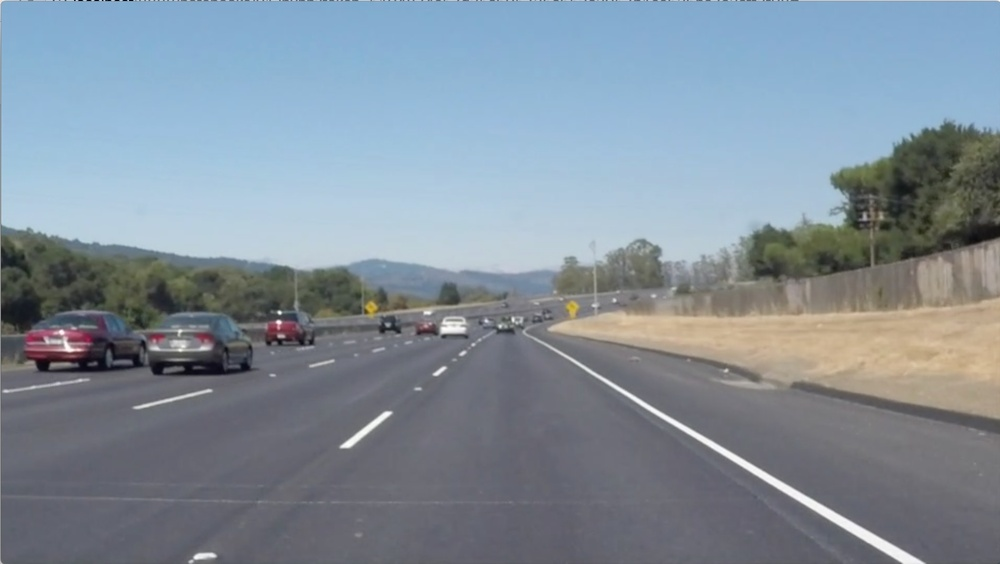
#> input picture trafficLight/test.jpg, 1000 x 564 px, shrunk from 1920 x 1082 before the run
$ python interest.py
#> lines starting #> are read from the running program, lines starting #| are printed output that depends on the picture; after the words box and inside, x2 and y2 are one past the last pixel; in counts of white or black regions, pixels touching at a corner belong together
import matplotlib.pyplot as plt
import matplotlib.image as mpimg
import numpy as np

# Read in the image and print out some stats
# Note: in the previous example we were reading a .jpg
# Here we read a .png and convert to 0,255 bytescale
image = mpimg.imread('test.jpg')
#> image is the input picture: shape (564, 1000, 3); mean R, G, B 130.3, 143.3, 154.9

# Grab the x and y size and make a copy of the image
ysize = image.shape[0]
#> ysize = 564
xsize = image.shape[1]
#> xsize = 1000
color_select = np.copy(image)
line_image = np.copy(image)

# Define color selection criteria
# MODIFY THESE VARIABLES TO MAKE YOUR COLOR SELECTION
red_threshold = 200
green_threshold = 200
blue_threshold = 200

rgb_threshold = [red_threshold, green_threshold, blue_threshold]

# Define the vertices of a triangular mask.
# Keep in mind the origin (x=0, y=0) is in the upper left
# MODIFY THESE VALUES TO ISOLATE THE REGION
# WHERE THE LANE LINES ARE IN THE IMAGE
left_bottom = [0, ysize]
#> left_bottom = [0, 564]
right_bottom = [xsize, ysize]
#> right_bottom = [1000, 564]
apex = [xsize/2, ysize/2]
#> apex = [500, 282]

# Perform a linear fit (y=Ax+B) to each of the three sides of the triangle
# np.polyfit returns the coefficients [A, B] of the fit
fit_left = np.polyfit((left_bottom[0], apex[0]), (left_bottom[1], apex[1]), 1)
#> fit_left = [-0.564, 564]
fit_right = np.polyfit((right_bottom[0], apex[0]), (right_bottom[1], apex[1]), 1)
#> fit_right = [0.564, 1.85e-14]
fit_bottom = np.polyfit((left_bottom[0], right_bottom[0]), (left_bottom[1], right_bottom[1]), 1)
#> fit_bottom = [-1.53e-16, 564]

# Mask pixels below the threshold
color_thresholds = (image[:,:,0] < rgb_threshold[0]) | \
                   (image[:,:,1] < rgb_threshold[1]) | \
                   (image[:,:,2] < rgb_threshold[2])
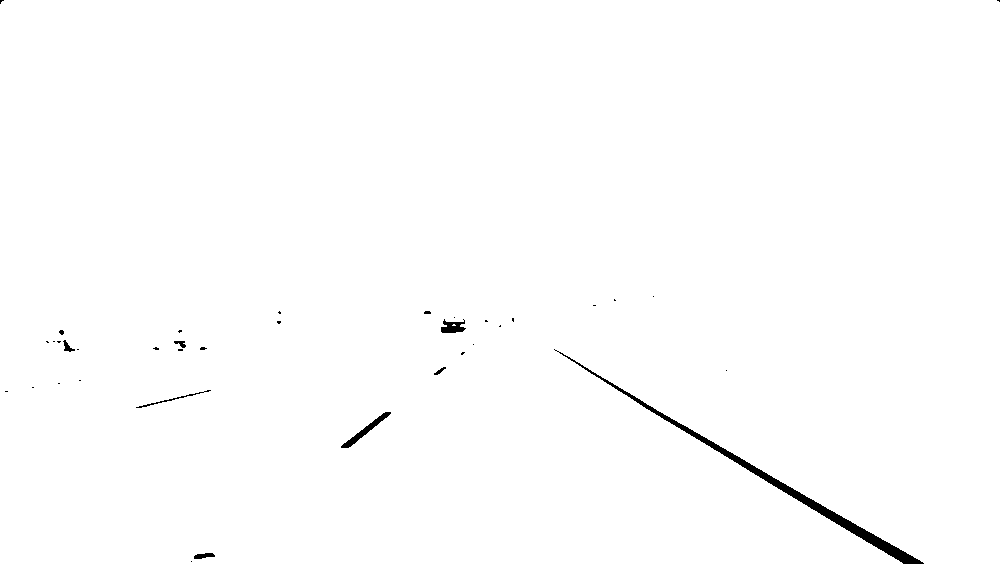
#> color_thresholds: shape (564, 1000) bool; 99.4% white; 37 black regions (29 under 20 px), largest, box (x1, y1, x2, y2) and area: (554, 349, 924, 564) 2514, (341, 412, 391, 448) 325, (441, 319, 466, 333) 220

# Find the region inside the lines
XX, YY = np.meshgrid(np.arange(0, xsize), np.arange(0, ysize))
region_thresholds = (YY > (XX*fit_left[0] + fit_left[1])) & \
                    (YY > (XX*fit_right[0] + fit_right[1])) & \
                    (YY < (XX*fit_bottom[0] + fit_bottom[1]))

# Mask color and region selection
color_select[color_thresholds | ~region_thresholds] = [0, 0, 0]
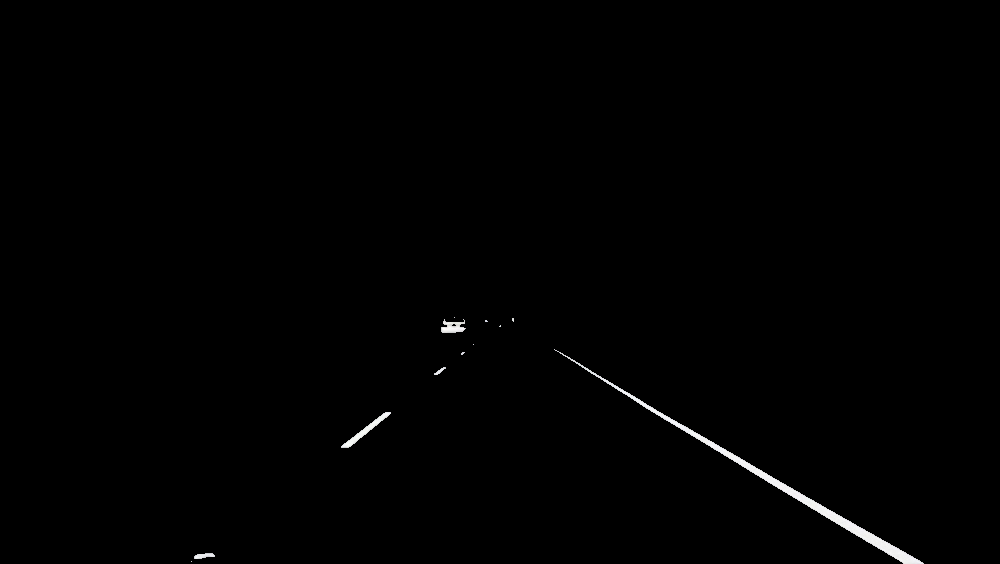
#> color_select: shape (564, 1000, 3); mean R, G, B 1.3, 1.3, 1.3
# Color pixels red where both color and region selections met
line_image[~color_thresholds & region_thresholds] = [255, 0, 0]
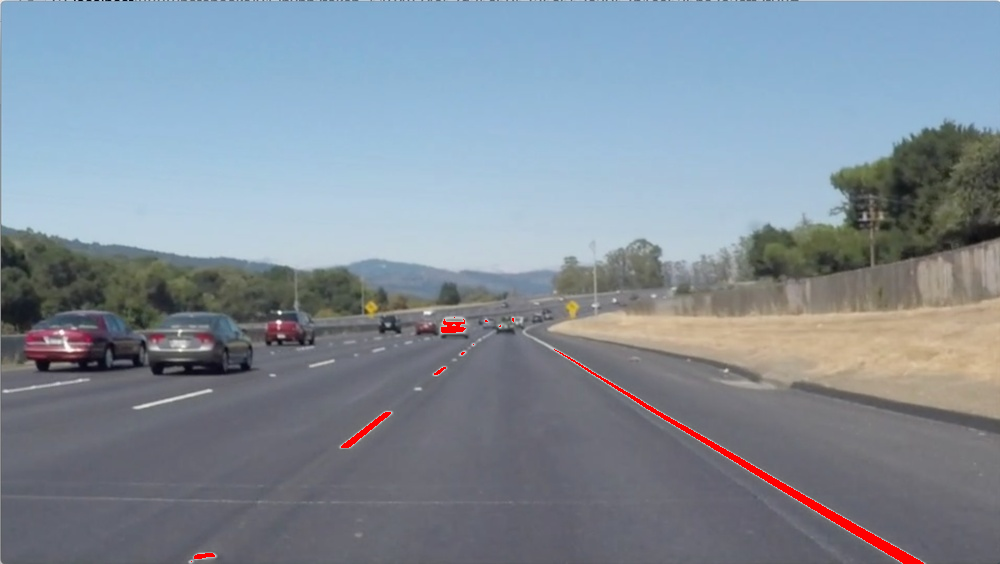
#> line_image: shape (564, 1000, 3); 0.57% of pixels changed, all inside (x1, y1, x2, y2) = (191, 317, 924, 564)

# Display the image and show region and color selections
plt.imshow(image)
x = [left_bottom[0], right_bottom[0], apex[0], left_bottom[0]]
y = [left_bottom[1], right_bottom[1], apex[1], left_bottom[1]]
plt.plot(x, y, 'b--', lw=4)
plt.imshow(color_select)
plt.imshow(line_image)
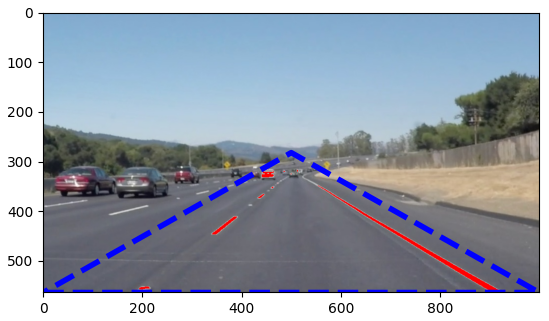
#> figure drawn by matplotlib, 1 panel
